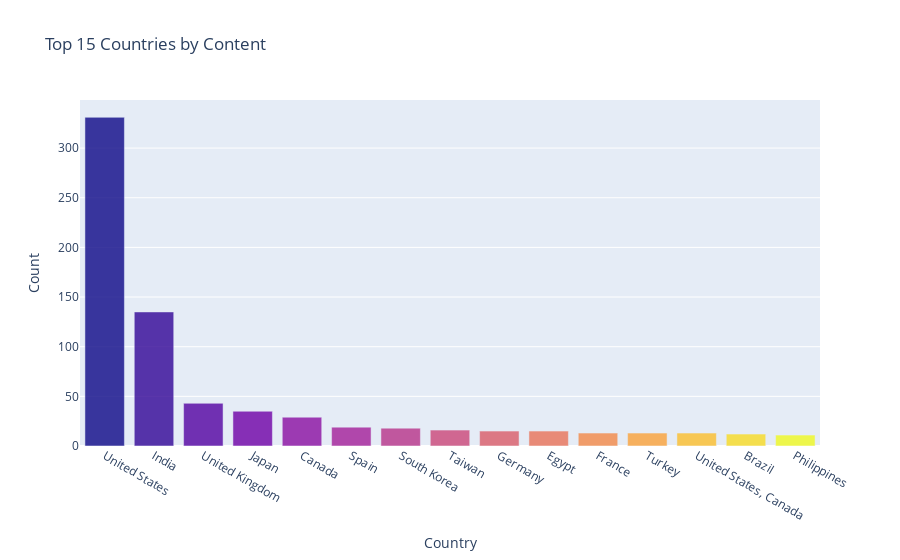

Notebook cell for this chart:
### Code cell
trace = go.Bar(x=netflix_df_counts.index[:15], y=netflix_df_counts, marker=dict(
                  opacity=0.8,
                  color=np.arange(15)
              ))
fig = go.Figure(data=[trace])

fig.update_layout(title="Top 15 Countries by Content")
fig.update_xaxes(title="Country")
fig.update_yaxes(title="Count")

iplot(fig)

### Figure 1 — Plotly figure (JSON) as saved in the notebook; plotly's stock layout.template omitted (floating-point values rounded to 4 significant figures; data arrays with more than 128 entries replaced by an {"elided": "..."} marker saying what was removed)
{"data": [{"marker": {"color": [0, 1, 2, 3, 4, 5, 6, 7, 8, 9, 10, 11, 12, 13, 14], "opacity": 0.8}, "type": "bar", "x": ["United States", "India", "United Kingdom", "Japan", "Canada", "Spain", "South Korea", "Taiwan", "Germany", "Egypt", "France", "Turkey", "United States, Canada", "Brazil", "Philippines"], "y": {"elided": "161 int values"}}], "layout": {"title": {"text": "Top 15 Countries by Content"}, "xaxis": {"title": {"text": "Country"}}, "yaxis": {"title": {"text": "Count"}}}}
